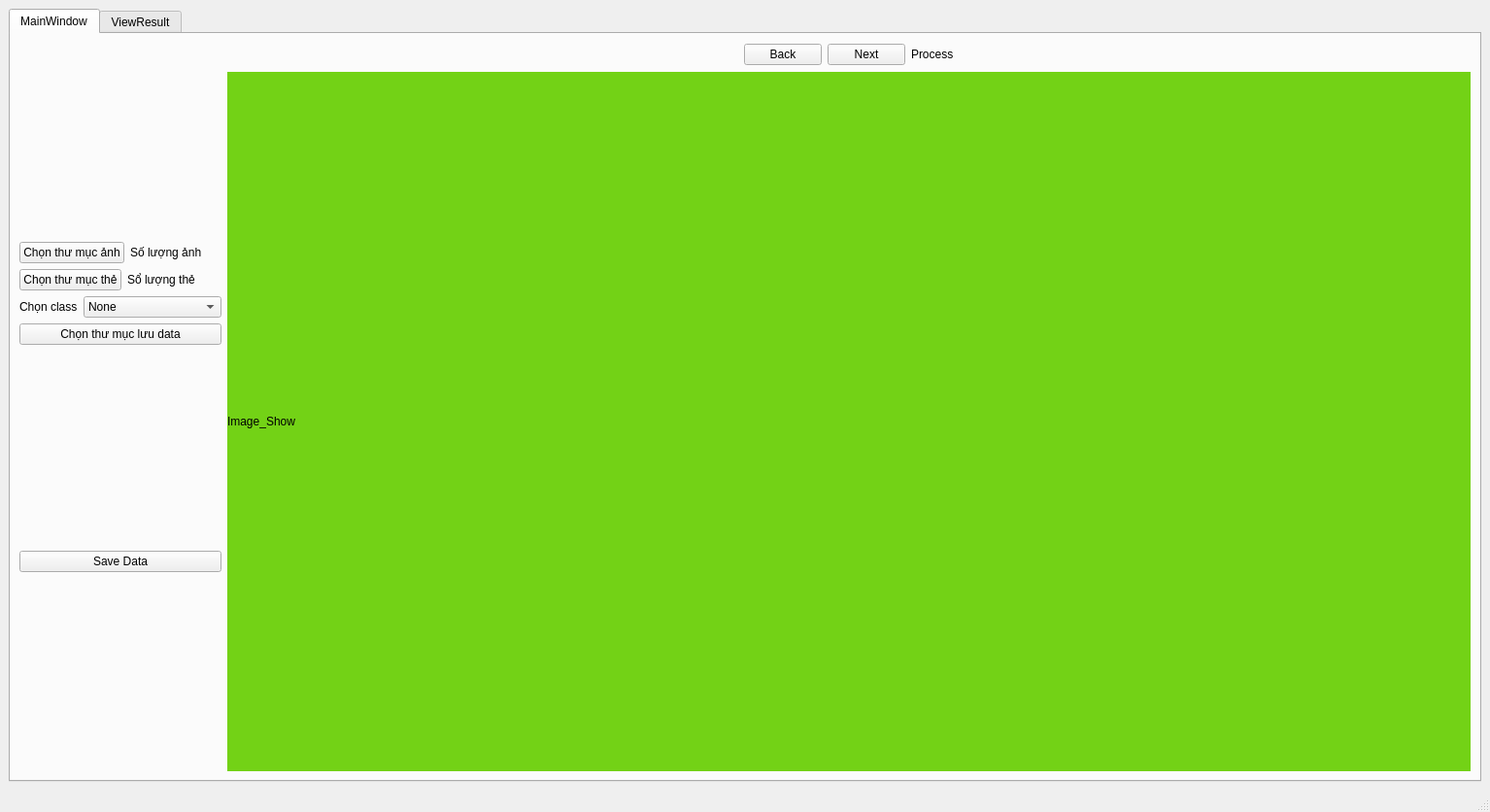
<?xml version="1.0" encoding="UTF-8"?>
<ui version="4.0">
 <class>Tool_The_HDV_Du_Lich</class>
 <widget class="QMainWindow" name="Tool_The_HDV_Du_Lich">
  <property name="geometry">
   <rect>
    <x>0</x>
    <y>0</y>
    <width>903</width>
    <height>797</height>
   </rect>
  </property>
  <property name="windowTitle">
   <string>MainWindow</string>
  </property>
  <widget class="QWidget" name="centralwidget">
   <layout class="QHBoxLayout" name="horizontalLayout_11">
    <item>
     <widget class="QTabWidget" name="tabWidget">
      <property name="currentIndex">
       <number>0</number>
      </property>
      <widget class="QWidget" name="MainWindow">
       <attribute name="title">
        <string>MainWindow</string>
       </attribute>
       <layout class="QHBoxLayout" name="horizontalLayout_10">
        <item>
         <layout class="QVBoxLayout" name="verticalLayout">
          <item>
           <spacer name="verticalSpacer">
            <property name="orientation">
             <enum>Qt::Vertical</enum>
            </property>
            <property name="sizeHint" stdset="0">
             <size>
              <width>20</width>
              <height>18</height>
             </size>
            </property>
           </spacer>
          </item>
          <item>
           <layout class="QHBoxLayout" name="horizontalLayout_3">
            <item>
             <widget class="QPushButton" name="pushButton_select_folder_image">
              <property name="text">
               <string>Chọn thư mục ảnh</string>
              </property>
             </widget>
            </item>
            <item>
             <widget class="QLabel" name="label_num_image">
              <property name="text">
               <string>Số lượng ảnh</string>
              </property>
             </widget>
            </item>
           </layout>
          </item>
          <item>
           <layout class="QHBoxLayout" name="horizontalLayout_4">
            <item>
             <widget class="QPushButton" name="pushButton_select_folder_card">
              <property name="text">
               <string>Chọn thư mục thẻ</string>
              </property>
             </widget>
            </item>
            <item>
             <widget class="QLabel" name="label_num_card">
              <property name="text">
               <string>Sổ lượng thẻ</string>
              </property>
             </widget>
            </item>
           </layout>
          </item>
          <item>
           <layout class="QHBoxLayout" name="horizontalLayout_7">
            <item>
             <widget class="QLabel" name="label_select_class">
              <property name="text">
               <string>Chọn class</string>
              </property>
             </widget>
            </item>
            <item>
             <widget class="QComboBox" name="comboBox_class">
              <item>
               <property name="text">
                <string>None</string>
               </property>
              </item>
              <item>
               <property name="text">
                <string>Thẻ HDV</string>
               </property>
              </item>
              <item>
               <property name="text">
                <string>Không phải thẻ HDV</string>
               </property>
              </item>
             </widget>
            </item>
           </layout>
          </item>
          <item>
           <widget class="QPushButton" name="pushButton_select_folder_save_data">
            <property name="text">
             <string>Chọn thư mục lưu data</string>
            </property>
           </widget>
          </item>
          <item>
           <spacer name="verticalSpacer_3">
            <property name="orientation">
             <enum>Qt::Vertical</enum>
            </property>
            <property name="sizeHint" stdset="0">
             <size>
              <width>20</width>
              <height>40</height>
             </size>
            </property>
           </spacer>
          </item>
          <item>
           <widget class="QPushButton" name="pushButton_paster_card">
            <property name="text">
             <string>Save Data</string>
            </property>
           </widget>
          </item>
          <item>
           <spacer name="verticalSpacer_2">
            <property name="orientation">
             <enum>Qt::Vertical</enum>
            </property>
            <property name="sizeHint" stdset="0">
             <size>
              <width>20</width>
              <height>40</height>
             </size>
            </property>
           </spacer>
          </item>
         </layout>
        </item>
        <item>
         <layout class="QVBoxLayout" name="verticalLayout_2">
          <item>
           <layout class="QHBoxLayout" name="horizontalLayout_2">
            <item>
             <spacer name="horizontalSpacer">
              <property name="orientation">
               <enum>Qt::Horizontal</enum>
              </property>
              <property name="sizeHint" stdset="0">
               <size>
                <width>40</width>
                <height>20</height>
               </size>
              </property>
             </spacer>
            </item>
            <item>
             <layout class="QHBoxLayout" name="horizontalLayout">
              <item>
               <widget class="QPushButton" name="pushButton_2">
                <property name="text">
                 <string>Back</string>
                </property>
               </widget>
              </item>
              <item>
               <widget class="QPushButton" name="pushButton_next">
                <property name="text">
                 <string>Next</string>
                </property>
               </widget>
              </item>
             </layout>
            </item>
            <item>
             <widget class="QLabel" name="label_process">
              <property name="text">
               <string>Process</string>
              </property>
             </widget>
            </item>
            <item>
             <spacer name="horizontalSpacer_2">
              <property name="orientation">
               <enum>Qt::Horizontal</enum>
              </property>
              <property name="sizeHint" stdset="0">
               <size>
                <width>40</width>
                <height>20</height>
               </size>
              </property>
             </spacer>
            </item>
           </layout>
          </item>
          <item>
           <widget class="QLabel" name="label_show">
            <property name="minimumSize">
             <size>
              <width>1280</width>
              <height>720</height>
             </size>
            </property>
            <property name="styleSheet">
             <string notr="true">background-color: rgb(115, 210, 22);</string>
            </property>
            <property name="text">
             <string>Image_Show</string>
            </property>
           </widget>
          </item>
         </layout>
        </item>
       </layout>
      </widget>
      <widget class="QWidget" name="ViewResult">
       <attribute name="title">
        <string>ViewResult</string>
       </attribute>
       <layout class="QHBoxLayout" name="horizontalLayout_9">
        <item>
         <layout class="QHBoxLayout" name="horizontalLayout_8">
          <item>
           <widget class="QPushButton" name="pushButton_select_folder_image_result">
            <property name="text">
             <string>Chọn thư mục ảnh</string>
            </property>
           </widget>
          </item>
          <item>
           <widget class="QLabel" name="label_num_image_result">
            <property name="text">
             <string>Số lượng ảnh</string>
            </property>
           </widget>
          </item>
         </layout>
        </item>
        <item>
         <layout class="QVBoxLayout" name="verticalLayout_3">
          <item>
           <layout class="QHBoxLayout" name="horizontalLayout_5">
            <item>
             <spacer name="horizontalSpacer_3">
              <property name="orientation">
               <enum>Qt::Horizontal</enum>
              </property>
              <property name="sizeHint" stdset="0">
               <size>
                <width>40</width>
                <height>20</height>
               </size>
              </property>
             </spacer>
            </item>
            <item>
             <layout class="QHBoxLayout" name="horizontalLayout_6">
              <item>
               <widget class="QPushButton" name="pushButton_back_result">
                <property name="text">
                 <string>Back</string>
                </property>
               </widget>
              </item>
              <item>
               <widget class="QPushButton" name="pushButton_next_result">
                <property name="text">
                 <string>Next</string>
                </property>
               </widget>
              </item>
             </layout>
            </item>
            <item>
             <widget class="QLabel" name="label_process_result">
              <property name="text">
               <string>Process</string>
              </property>
             </widget>
            </item>
            <item>
             <spacer name="horizontalSpacer_4">
              <property name="orientation">
               <enum>Qt::Horizontal</enum>
              </property>
              <property name="sizeHint" stdset="0">
               <size>
                <width>40</width>
                <height>20</height>
               </size>
              </property>
             </spacer>
            </item>
           </layout>
          </item>
          <item>
           <widget class="QLabel" name="label_show_result">
            <property name="minimumSize">
             <size>
              <width>500</width>
              <height>500</height>
             </size>
            </property>
            <property name="styleSheet">
             <string notr="true">background-color: rgb(115, 210, 22);</string>
            </property>
            <property name="text">
             <string>Image_Show</string>
            </property>
           </widget>
          </item>
         </layout>
        </item>
       </layout>
      </widget>
     </widget>
    </item>
   </layout>
  </widget>
  <widget class="QMenuBar" name="menubar">
   <property name="geometry">
    <rect>
     <x>0</x>
     <y>0</y>
     <width>903</width>
     <height>22</height>
    </rect>
   </property>
  </widget>
  <widget class="QStatusBar" name="statusbar"/>
 </widget>
 <resources/>
 <connections/>
</ui>
